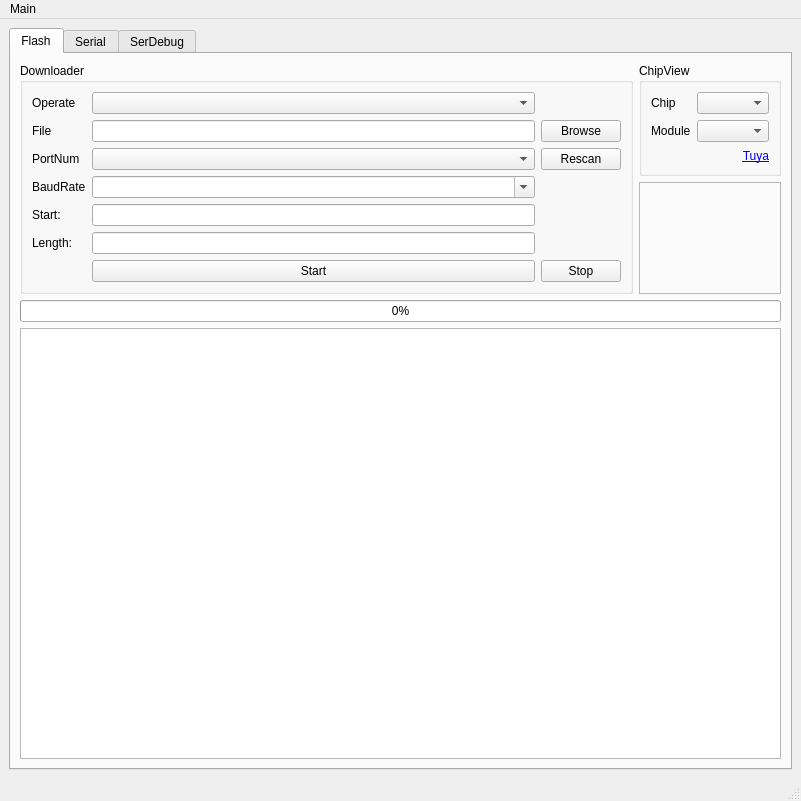
<?xml version="1.0" encoding="UTF-8"?>
<ui version="4.0">
 <class>MainWindow</class>
 <widget class="QMainWindow" name="MainWindow">
  <property name="geometry">
   <rect>
    <x>0</x>
    <y>0</y>
    <width>801</width>
    <height>801</height>
   </rect>
  </property>
  <property name="windowTitle">
   <string>Tuya Uart Tool</string>
  </property>
  <widget class="QWidget" name="centralwidget">
   <layout class="QVBoxLayout" name="verticalLayout_10">
    <item>
     <widget class="QTabWidget" name="tabWidget">
      <property name="currentIndex">
       <number>0</number>
      </property>
      <widget class="QWidget" name="tabFlash">
       <attribute name="title">
        <string>Flash</string>
       </attribute>
       <layout class="QVBoxLayout" name="verticalLayout_6">
        <item>
         <layout class="QHBoxLayout" name="horizontalLayout">
          <item>
           <widget class="QGroupBox" name="groupBoxDownloader">
            <property name="title">
             <string>Downloader</string>
            </property>
            <layout class="QVBoxLayout" name="verticalLayout_5">
             <item>
              <layout class="QGridLayout" name="gridLayout">
               <item row="6" column="1">
                <widget class="QPushButton" name="pushButtonStart">
                 <property name="text">
                  <string>Start</string>
                 </property>
                </widget>
               </item>
               <item row="0" column="0">
                <widget class="QLabel" name="labelOperate">
                 <property name="text">
                  <string>Operate</string>
                 </property>
                </widget>
               </item>
               <item row="0" column="1">
                <widget class="QComboBox" name="comboBoxOperate"/>
               </item>
               <item row="1" column="2">
                <widget class="QPushButton" name="pushButtonBrowse">
                 <property name="text">
                  <string>Browse</string>
                 </property>
                </widget>
               </item>
               <item row="1" column="0">
                <widget class="QLabel" name="labelFile">
                 <property name="text">
                  <string>File</string>
                 </property>
                </widget>
               </item>
               <item row="3" column="0">
                <widget class="QLabel" name="labelBaud">
                 <property name="text">
                  <string>BaudRate</string>
                 </property>
                </widget>
               </item>
               <item row="5" column="0">
                <widget class="QLabel" name="labelLength">
                 <property name="text">
                  <string>Length: </string>
                 </property>
                </widget>
               </item>
               <item row="4" column="1">
                <widget class="QLineEdit" name="lineEditStart">
                 <property name="text">
                  <string/>
                 </property>
                </widget>
               </item>
               <item row="2" column="1">
                <widget class="QComboBox" name="comboBoxPort"/>
               </item>
               <item row="4" column="0">
                <widget class="QLabel" name="labelStart">
                 <property name="text">
                  <string>Start: </string>
                 </property>
                </widget>
               </item>
               <item row="1" column="1">
                <widget class="QLineEdit" name="lineEditFile"/>
               </item>
               <item row="6" column="2">
                <widget class="QPushButton" name="pushButtonStop">
                 <property name="text">
                  <string>Stop</string>
                 </property>
                </widget>
               </item>
               <item row="2" column="0">
                <widget class="QLabel" name="labelPort">
                 <property name="text">
                  <string>PortNum</string>
                 </property>
                </widget>
               </item>
               <item row="2" column="2">
                <widget class="QPushButton" name="pushButtonRescan">
                 <property name="text">
                  <string>Rescan</string>
                 </property>
                </widget>
               </item>
               <item row="3" column="1">
                <widget class="QComboBox" name="comboBoxBaud">
                 <property name="editable">
                  <bool>true</bool>
                 </property>
                 <property name="currentText">
                  <string/>
                 </property>
                </widget>
               </item>
               <item row="5" column="1">
                <widget class="QLineEdit" name="lineEditLength">
                 <property name="enabled">
                  <bool>true</bool>
                 </property>
                 <property name="text">
                  <string/>
                 </property>
                </widget>
               </item>
              </layout>
             </item>
            </layout>
           </widget>
          </item>
          <item>
           <layout class="QVBoxLayout" name="verticalLayout">
            <item>
             <widget class="QGroupBox" name="groupBoxChipView">
              <property name="title">
               <string>ChipView</string>
              </property>
              <layout class="QVBoxLayout" name="verticalLayout_3">
               <item>
                <layout class="QHBoxLayout" name="horizontalLayout_5">
                 <item>
                  <widget class="QLabel" name="labelChip">
                   <property name="text">
                    <string>Chip</string>
                   </property>
                  </widget>
                 </item>
                 <item>
                  <widget class="QComboBox" name="comboBoxChip"/>
                 </item>
                </layout>
               </item>
               <item>
                <layout class="QHBoxLayout" name="horizontalLayout_6">
                 <item>
                  <widget class="QLabel" name="labelModule">
                   <property name="text">
                    <string>Module</string>
                   </property>
                  </widget>
                 </item>
                 <item>
                  <widget class="QComboBox" name="comboBoxModule"/>
                 </item>
                </layout>
               </item>
               <item>
                <layout class="QVBoxLayout" name="verticalLayout_4">
                 <item>
                  <widget class="QLabel" name="labelModuleUrl">
                   <property name="font">
                    <font>
                     <underline>true</underline>
                    </font>
                   </property>
                   <property name="text">
                    <string>&lt;a href=&quot;https://iot.tuya.com&quot;&gt;Tuya&lt;/a&gt;</string>
                   </property>
                   <property name="alignment">
                    <set>Qt::AlignmentFlag::AlignRight|Qt::AlignmentFlag::AlignTrailing|Qt::AlignmentFlag::AlignVCenter</set>
                   </property>
                   <property name="openExternalLinks">
                    <bool>true</bool>
                   </property>
                  </widget>
                 </item>
                </layout>
               </item>
              </layout>
             </widget>
            </item>
            <item>
             <widget class="QLabel" name="labelModulePic">
              <property name="sizePolicy">
               <sizepolicy hsizetype="Preferred" vsizetype="Preferred">
                <horstretch>0</horstretch>
                <verstretch>0</verstretch>
               </sizepolicy>
              </property>
              <property name="maximumSize">
               <size>
                <width>200</width>
                <height>200</height>
               </size>
              </property>
              <property name="cursor">
               <cursorShape>ForbiddenCursor</cursorShape>
              </property>
              <property name="frameShape">
               <enum>QFrame::Shape::StyledPanel</enum>
              </property>
              <property name="text">
               <string/>
              </property>
              <property name="textInteractionFlags">
               <set>Qt::TextInteractionFlag::LinksAccessibleByMouse</set>
              </property>
             </widget>
            </item>
           </layout>
          </item>
         </layout>
        </item>
        <item>
         <widget class="QProgressBar" name="progressBarShow">
          <property name="maximum">
           <number>10</number>
          </property>
          <property name="value">
           <number>0</number>
          </property>
         </widget>
        </item>
        <item>
         <widget class="QTextBrowser" name="textBrowserShow"/>
        </item>
       </layout>
      </widget>
      <widget class="QWidget" name="tabSerial">
       <attribute name="title">
        <string>Serial</string>
       </attribute>
       <layout class="QVBoxLayout" name="verticalLayout_2">
        <item>
         <widget class="QGroupBox" name="groupBoxRx">
          <property name="title">
           <string>RX</string>
          </property>
          <layout class="QHBoxLayout" name="horizontalLayout_7">
           <item>
            <layout class="QVBoxLayout" name="verticalLayout_8">
             <item>
              <layout class="QFormLayout" name="formLayout_2">
               <item row="0" column="0">
                <widget class="QPushButton" name="pushButtonCom">
                 <property name="text">
                  <string>COM</string>
                 </property>
                </widget>
               </item>
               <item row="0" column="1">
                <widget class="QComboBox" name="comboBoxCom"/>
               </item>
               <item row="1" column="0">
                <widget class="QLabel" name="labelBaudRate">
                 <property name="text">
                  <string>BaudRate</string>
                 </property>
                </widget>
               </item>
               <item row="1" column="1">
                <widget class="QComboBox" name="comboBoxSBaud">
                 <property name="editable">
                  <bool>true</bool>
                 </property>
                </widget>
               </item>
               <item row="2" column="0">
                <widget class="QLabel" name="labelDataBits">
                 <property name="text">
                  <string>DataBits</string>
                 </property>
                </widget>
               </item>
               <item row="2" column="1">
                <widget class="QComboBox" name="comboBoxDataBits"/>
               </item>
               <item row="3" column="0">
                <widget class="QLabel" name="labelParity">
                 <property name="text">
                  <string>Parity</string>
                 </property>
                </widget>
               </item>
               <item row="3" column="1">
                <widget class="QComboBox" name="comboBoxParity"/>
               </item>
               <item row="4" column="0">
                <widget class="QLabel" name="labelStopBits">
                 <property name="text">
                  <string>StopBits</string>
                 </property>
                </widget>
               </item>
               <item row="4" column="1">
                <widget class="QComboBox" name="comboBoxStopBits"/>
               </item>
              </layout>
             </item>
             <item>
              <layout class="QVBoxLayout" name="verticalLayout_7">
               <item>
                <widget class="QPushButton" name="pushButtonSStart">
                 <property name="text">
                  <string>Start</string>
                 </property>
                </widget>
               </item>
               <item>
                <layout class="QHBoxLayout" name="horizontalLayout_4">
                 <item>
                  <widget class="QPushButton" name="pushButtonClear">
                   <property name="text">
                    <string>Clear</string>
                   </property>
                  </widget>
                 </item>
                 <item>
                  <widget class="QPushButton" name="pushButtonSave">
                   <property name="text">
                    <string>Save</string>
                   </property>
                  </widget>
                 </item>
                </layout>
               </item>
               <item>
                <layout class="QHBoxLayout" name="horizontalLayout_2">
                 <item>
                  <widget class="QCheckBox" name="checkBoxRxTime">
                   <property name="text">
                    <string>Time</string>
                   </property>
                  </widget>
                 </item>
                 <item>
                  <widget class="QCheckBox" name="checkBoxRxHex">
                   <property name="text">
                    <string>Hex</string>
                   </property>
                  </widget>
                 </item>
                </layout>
               </item>
              </layout>
             </item>
             <item>
              <widget class="QPushButton" name="pushButtonAuth">
               <property name="text">
                <string>Authorize</string>
               </property>
              </widget>
             </item>
            </layout>
           </item>
           <item>
            <widget class="QTextBrowser" name="textBrowserRx"/>
           </item>
          </layout>
         </widget>
        </item>
        <item>
         <widget class="QGroupBox" name="groupBoxTx">
          <property name="title">
           <string>TX</string>
          </property>
          <layout class="QVBoxLayout" name="verticalLayout_9">
           <item>
            <layout class="QHBoxLayout" name="horizontalLayout_10">
             <item>
              <layout class="QHBoxLayout" name="horizontalLayout_3">
               <item>
                <widget class="QPushButton" name="pushButtonSend">
                 <property name="text">
                  <string>Send</string>
                 </property>
                </widget>
               </item>
               <item>
                <widget class="QCheckBox" name="checkBoxTxHex">
                 <property name="text">
                  <string>Hex</string>
                 </property>
                </widget>
               </item>
               <item>
                <widget class="QCheckBox" name="checkBoxTxTime">
                 <property name="text">
                  <string>Time</string>
                 </property>
                </widget>
               </item>
               <item>
                <widget class="QCheckBox" name="checkBoxTxReturn">
                 <property name="text">
                  <string>&quot;\n&quot;</string>
                 </property>
                 <property name="checked">
                  <bool>true</bool>
                 </property>
                </widget>
               </item>
              </layout>
             </item>
            </layout>
           </item>
           <item>
            <widget class="QPlainTextEdit" name="plainTextEditTx">
             <property name="sizePolicy">
              <sizepolicy hsizetype="Expanding" vsizetype="Fixed">
               <horstretch>0</horstretch>
               <verstretch>0</verstretch>
              </sizepolicy>
             </property>
             <property name="maximumSize">
              <size>
               <width>16777215</width>
               <height>100</height>
              </size>
             </property>
            </widget>
           </item>
          </layout>
         </widget>
        </item>
       </layout>
      </widget>
      <widget class="QWidget" name="tabSerDebug">
       <attribute name="title">
        <string>SerDebug</string>
       </attribute>
       <layout class="QVBoxLayout" name="verticalLayout_12">
        <item>
         <layout class="QHBoxLayout" name="horizontalLayout_8">
          <item>
           <layout class="QHBoxLayout" name="horizontalLayout_29">
            <item>
             <widget class="QLabel" name="labelSDPort">
              <property name="sizePolicy">
               <sizepolicy hsizetype="Fixed" vsizetype="Preferred">
                <horstretch>0</horstretch>
                <verstretch>0</verstretch>
               </sizepolicy>
              </property>
              <property name="text">
               <string>PortNum:</string>
              </property>
             </widget>
            </item>
            <item>
             <widget class="QComboBox" name="comboBoxSDPort"/>
            </item>
           </layout>
          </item>
          <item>
           <layout class="QHBoxLayout" name="horizontalLayout_30">
            <item>
             <widget class="QLabel" name="labelSDBaud">
              <property name="sizePolicy">
               <sizepolicy hsizetype="Fixed" vsizetype="Preferred">
                <horstretch>0</horstretch>
                <verstretch>0</verstretch>
               </sizepolicy>
              </property>
              <property name="text">
               <string>BaudRate:</string>
              </property>
             </widget>
            </item>
            <item>
             <widget class="QComboBox" name="comboBoxSDBaud">
              <property name="editable">
               <bool>true</bool>
              </property>
             </widget>
            </item>
           </layout>
          </item>
          <item>
           <widget class="QPushButton" name="pushButtonSDConnect">
            <property name="text">
             <string>Connect</string>
            </property>
           </widget>
          </item>
         </layout>
        </item>
        <item>
         <layout class="QHBoxLayout" name="horizontalLayout_9">
          <item>
           <widget class="QScrollArea" name="scrollArea">
            <property name="sizePolicy">
             <sizepolicy hsizetype="Maximum" vsizetype="Expanding">
              <horstretch>0</horstretch>
              <verstretch>0</verstretch>
             </sizepolicy>
            </property>
            <property name="maximumSize">
             <size>
              <width>320</width>
              <height>16777215</height>
             </size>
            </property>
            <property name="widgetResizable">
             <bool>true</bool>
            </property>
            <widget class="QWidget" name="scrollAreaWidgetContents">
             <property name="geometry">
              <rect>
               <x>0</x>
               <y>0</y>
               <width>304</width>
               <height>688</height>
              </rect>
             </property>
             <layout class="QVBoxLayout" name="verticalLayout_11">
              <property name="spacing">
               <number>10</number>
              </property>
              <item>
               <layout class="QHBoxLayout" name="horizontalLayout_12">
                <item>
                 <widget class="QPushButton" name="pushButtonSDStart">
                  <property name="styleSheet">
                   <string notr="true">text-align: left;
padding-left: 10px;
padding-top: 4px;
padding-bottom: 4px;</string>
                  </property>
                  <property name="text">
                   <string>start recording</string>
                  </property>
                 </widget>
                </item>
               </layout>
              </item>
              <item>
               <layout class="QHBoxLayout" name="horizontalLayout_13">
                <item>
                 <widget class="QPushButton" name="pushButtonSDStop">
                  <property name="styleSheet">
                   <string notr="true">text-align: left;
padding-left: 10px;
padding-top: 4px;
padding-bottom: 4px;</string>
                  </property>
                  <property name="text">
                   <string>stop recording</string>
                  </property>
                 </widget>
                </item>
               </layout>
              </item>
              <item>
               <layout class="QHBoxLayout" name="horizontalLayout_14">
                <item>
                 <widget class="QPushButton" name="pushButtonSDReset">
                  <property name="styleSheet">
                   <string notr="true">text-align: left;
padding-left: 10px;
padding-top: 4px;
padding-bottom: 4px;</string>
                  </property>
                  <property name="text">
                   <string>reset recording</string>
                  </property>
                 </widget>
                </item>
               </layout>
              </item>
              <item>
               <layout class="QHBoxLayout" name="horizontalLayout_15">
                <item>
                 <widget class="QPushButton" name="pushButtonSDDump0">
                  <property name="styleSheet">
                   <string notr="true">text-align: left;
padding-left: 10px;
padding-top: 4px;
padding-bottom: 4px;</string>
                  </property>
                  <property name="text">
                   <string>dump: microphone channel</string>
                  </property>
                 </widget>
                </item>
               </layout>
              </item>
              <item>
               <layout class="QHBoxLayout" name="horizontalLayout_16">
                <item>
                 <widget class="QPushButton" name="pushButtonSDDump1">
                  <property name="styleSheet">
                   <string notr="true">text-align: left;
padding-left: 10px;
padding-top: 4px;
padding-bottom: 4px;</string>
                  </property>
                  <property name="text">
                   <string>dump: reference channel</string>
                  </property>
                 </widget>
                </item>
               </layout>
              </item>
              <item>
               <layout class="QHBoxLayout" name="horizontalLayout_17">
                <item>
                 <widget class="QPushButton" name="pushButtonSDDump2">
                  <property name="styleSheet">
                   <string notr="true">text-align: left;
padding-left: 10px;
padding-top: 4px;
padding-bottom: 4px;</string>
                  </property>
                  <property name="text">
                   <string>dump: AEC channel</string>
                  </property>
                 </widget>
                </item>
               </layout>
              </item>
              <item>
               <layout class="QHBoxLayout" name="horizontalLayout_18">
                <item>
                 <widget class="QPushButton" name="pushButtonSDBg0">
                  <property name="styleSheet">
                   <string notr="true">text-align: left;
padding-left: 10px;
padding-top: 4px;
padding-bottom: 4px;</string>
                  </property>
                  <property name="text">
                   <string>play: white noise</string>
                  </property>
                 </widget>
                </item>
               </layout>
              </item>
              <item>
               <layout class="QVBoxLayout" name="verticalLayout_13">
                <item>
                 <widget class="QPushButton" name="pushButtonSDBg1">
                  <property name="styleSheet">
                   <string notr="true">text-align: left;
padding-left: 10px;
padding-top: 4px;
padding-bottom: 4px;</string>
                  </property>
                  <property name="text">
                   <string>play: 1K-0dB</string>
                  </property>
                 </widget>
                </item>
               </layout>
              </item>
              <item>
               <layout class="QHBoxLayout" name="horizontalLayout_20">
                <item>
                 <widget class="QPushButton" name="pushButtonSDBg2">
                  <property name="styleSheet">
                   <string notr="true">text-align: left;
padding-left: 10px;
padding-top: 4px;
padding-bottom: 4px;</string>
                  </property>
                  <property name="text">
                   <string>play: sweep frequency constantly</string>
                  </property>
                 </widget>
                </item>
               </layout>
              </item>
              <item>
               <layout class="QHBoxLayout" name="horizontalLayout_21">
                <item>
                 <widget class="QPushButton" name="pushButtonSDBg3">
                  <property name="styleSheet">
                   <string notr="true">text-align: left;
padding-left: 10px;
padding-top: 4px;
padding-bottom: 4px;</string>
                  </property>
                  <property name="text">
                   <string>play: sweep discrete frequency</string>
                  </property>
                 </widget>
                </item>
               </layout>
              </item>
              <item>
               <layout class="QHBoxLayout" name="horizontalLayout_22">
                <item>
                 <widget class="QPushButton" name="pushButtonSDBg4">
                  <property name="styleSheet">
                   <string notr="true">text-align: left;
padding-left: 10px;
padding-top: 4px;
padding-bottom: 4px;</string>
                  </property>
                  <property name="text">
                   <string>play: min single frequency</string>
                  </property>
                 </widget>
                </item>
               </layout>
              </item>
              <item>
               <layout class="QHBoxLayout" name="horizontalLayout_23">
                <item>
                 <widget class="QPushButton" name="pushButtonSDVolume">
                  <property name="minimumSize">
                   <size>
                    <width>120</width>
                    <height>0</height>
                   </size>
                  </property>
                  <property name="styleSheet">
                   <string notr="true">text-align: left;
padding-left: 10px;
padding-top: 4px;
padding-bottom: 4px;</string>
                  </property>
                  <property name="text">
                   <string>set volume</string>
                  </property>
                 </widget>
                </item>
                <item>
                 <widget class="QLineEdit" name="lineEditSDVolume"/>
                </item>
                <item>
                 <widget class="QLabel" name="label_3">
                  <property name="text">
                   <string>%</string>
                  </property>
                 </widget>
                </item>
               </layout>
              </item>
              <item>
               <layout class="QHBoxLayout" name="horizontalLayout_11">
                <item>
                 <widget class="QPushButton" name="pushButtonSDMicgain">
                  <property name="minimumSize">
                   <size>
                    <width>120</width>
                    <height>0</height>
                   </size>
                  </property>
                  <property name="styleSheet">
                   <string notr="true">text-align: left;
padding-left: 10px;
padding-top: 4px;
padding-bottom: 4px;</string>
                  </property>
                  <property name="text">
                   <string>set micgain</string>
                  </property>
                 </widget>
                </item>
                <item>
                 <widget class="QLineEdit" name="lineEditSDMicgain"/>
                </item>
               </layout>
              </item>
              <item>
               <layout class="QHBoxLayout" name="horizontalLayout_24">
                <item>
                 <widget class="QPushButton" name="pushButtonSDAlgSet">
                  <property name="minimumSize">
                   <size>
                    <width>120</width>
                    <height>0</height>
                   </size>
                  </property>
                  <property name="styleSheet">
                   <string notr="true">text-align: left;
padding-left: 10px;
padding-top: 4px;
padding-bottom: 4px;</string>
                  </property>
                  <property name="text">
                   <string>alg set</string>
                  </property>
                 </widget>
                </item>
                <item>
                 <widget class="QLineEdit" name="lineEditSDAlgSetP"/>
                </item>
                <item>
                 <widget class="QLineEdit" name="lineEditSDAlgSetV"/>
                </item>
               </layout>
              </item>
              <item>
               <layout class="QHBoxLayout" name="horizontalLayout_25">
                <item>
                 <widget class="QPushButton" name="pushButtonSDAlgSetVad">
                  <property name="minimumSize">
                   <size>
                    <width>120</width>
                    <height>0</height>
                   </size>
                  </property>
                  <property name="styleSheet">
                   <string notr="true">text-align: left;
padding-left: 10px;
padding-top: 4px;
padding-bottom: 4px;</string>
                  </property>
                  <property name="text">
                   <string>set vad_SPthr</string>
                  </property>
                 </widget>
                </item>
                <item>
                 <widget class="QLineEdit" name="lineEditSDAlgSetVadC"/>
                </item>
                <item>
                 <widget class="QLineEdit" name="lineEditSDAlgSetVadV"/>
                </item>
               </layout>
              </item>
              <item>
               <layout class="QHBoxLayout" name="horizontalLayout_26">
                <item>
                 <widget class="QPushButton" name="pushButtonSDAlgGet">
                  <property name="minimumSize">
                   <size>
                    <width>150</width>
                    <height>0</height>
                   </size>
                  </property>
                  <property name="styleSheet">
                   <string notr="true">text-align: left;
padding-left: 10px;
padding-top: 4px;
padding-bottom: 4px;</string>
                  </property>
                  <property name="text">
                   <string>alg get</string>
                  </property>
                 </widget>
                </item>
                <item>
                 <widget class="QLineEdit" name="lineEditSDAlgGetP"/>
                </item>
               </layout>
              </item>
              <item>
               <layout class="QHBoxLayout" name="horizontalLayout_28">
                <item>
                 <widget class="QPushButton" name="pushButtonSDAlgDump">
                  <property name="styleSheet">
                   <string notr="true">text-align: left;
padding-left: 10px;
padding-top: 4px;
padding-bottom: 4px;</string>
                  </property>
                  <property name="text">
                   <string>alg dump</string>
                  </property>
                 </widget>
                </item>
               </layout>
              </item>
             </layout>
            </widget>
           </widget>
          </item>
          <item>
           <widget class="QTextBrowser" name="textBrowserSD">
            <property name="sizePolicy">
             <sizepolicy hsizetype="Minimum" vsizetype="Expanding">
              <horstretch>0</horstretch>
              <verstretch>0</verstretch>
             </sizepolicy>
            </property>
            <property name="minimumSize">
             <size>
              <width>400</width>
              <height>0</height>
             </size>
            </property>
           </widget>
          </item>
         </layout>
        </item>
       </layout>
      </widget>
     </widget>
    </item>
   </layout>
  </widget>
  <widget class="QMenuBar" name="menubar">
   <property name="geometry">
    <rect>
     <x>0</x>
     <y>0</y>
     <width>801</width>
     <height>23</height>
    </rect>
   </property>
   <widget class="QMenu" name="menuMain">
    <property name="title">
     <string>Main</string>
    </property>
    <widget class="QMenu" name="menuDebug">
     <property name="title">
      <string>Debug</string>
     </property>
     <addaction name="actionOnDebug"/>
     <addaction name="actionOffDebug"/>
    </widget>
    <addaction name="menuDebug"/>
    <addaction name="separator"/>
    <addaction name="actionVersion"/>
    <addaction name="actionUpgrade"/>
   </widget>
   <addaction name="menuMain"/>
  </widget>
  <widget class="QStatusBar" name="statusbar"/>
  <action name="actionOnDebug">
   <property name="checkable">
    <bool>false</bool>
   </property>
   <property name="enabled">
    <bool>true</bool>
   </property>
   <property name="text">
    <string>On</string>
   </property>
  </action>
  <action name="actionOffDebug">
   <property name="enabled">
    <bool>false</bool>
   </property>
   <property name="text">
    <string>Off</string>
   </property>
  </action>
  <action name="actionUpgrade">
   <property name="text">
    <string>Upgrade</string>
   </property>
  </action>
  <action name="actionVersion">
   <property name="text">
    <string>Version</string>
   </property>
  </action>
 </widget>
 <resources/>
 <connections/>
</ui>
